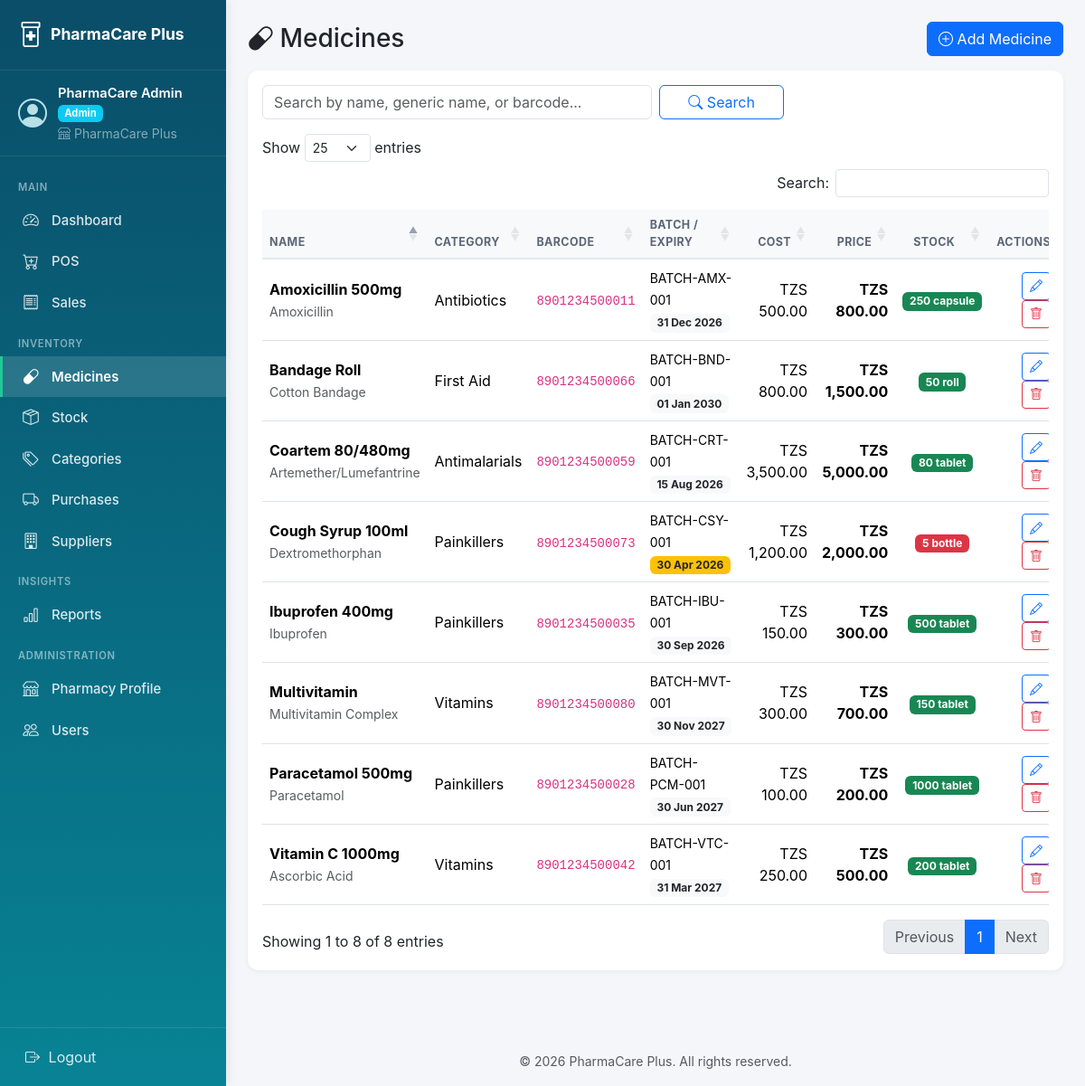
Screenshot of /index.php?page=medicines (signed in) with the database file from the repository.
### tables this page shows
CREATE TABLE medicines (
    id INT AUTO_INCREMENT PRIMARY KEY,
    pharmacy_id INT NOT NULL,
    barcode VARCHAR(64),
    name VARCHAR(150) NOT NULL,
    generic_name VARCHAR(150),
    category_id INT NULL,
    supplier_id INT NULL,
    unit VARCHAR(30) DEFAULT 'pcs',
    batch_number VARCHAR(80),
    expiry_date DATE,
    cost_price DECIMAL(12,2) DEFAULT 0.00,
    selling_price DECIMAL(12,2) DEFAULT 0.00,
    quantity INT DEFAULT 0,
    reorder_level INT DEFAULT 10,
    description TEXT,
    is_active TINYINT(1) DEFAULT 1,
    created_at TIMESTAMP DEFAULT CURRENT_TIMESTAMP,
    updated_at TIMESTAMP DEFAULT CURRENT_TIMESTAMP ON UPDATE CURRENT_TIMESTAMP,
    FOREIGN KEY (pharmacy_id) REFERENCES pharmacies(id) ON DELETE CASCADE,
    FOREIGN KEY (category_id) REFERENCES categories(id) ON DELETE SET NULL,
    FOREIGN KEY (supplier_id) REFERENCES suppliers(id) ON DELETE SET NULL,
    UNIQUE KEY uniq_pharmacy_barcode (pharmacy_id, barcode),
    INDEX idx_med_pharmacy (pharmacy_id),
    INDEX idx_name (name),
    INDEX idx_expiry (expiry_date)
);

CREATE TABLE categories (
    id INT AUTO_INCREMENT PRIMARY KEY,
    pharmacy_id INT NOT NULL,
    name VARCHAR(80) NOT NULL,
    description TEXT,
    created_at TIMESTAMP DEFAULT CURRENT_TIMESTAMP,
    FOREIGN KEY (pharmacy_id) REFERENCES pharmacies(id) ON DELETE CASCADE,
    INDEX idx_cat_pharmacy (pharmacy_id)
);

### controllers/MedicineController.php (called while the page is built, shortened)
<?php
require_once __DIR__ . '/../models/Medicine.php';
class MedicineController {
    private $medicine;
    public function __construct($db) {
        $this->medicine = new Medicine($db, currentPharmacyId());
    }
    public function index() {
        $search    = sanitize($_GET['search'] ?? '');
        $medicines = $this->medicine->all($search);
        require __DIR__ . '/../views/medicines/index.php';
    }
}

### index.php (called while the page is built, shortened)
<?php
require_once __DIR__ . '/config/config.php';
$db = (new Database())->getConnection();
$action = $_GET['action'] ?? 'index';
$controller = new $controllerName($db);
$methodMap = [
    'index'         => 'index',
    'create'        => 'create',
    'store'         => 'store',
    'edit'          => 'edit',
    'update'        => 'update',
    'delete'        => 'delete',
    'show'          => 'show',
    'invoice'       => 'invoice',
    'pos'           => 'pos',
    'sales'         => 'sales',
    'inventory'     => 'inventory',
    'expiry'        => 'expiry',
    'adjust'        => 'adjust',
    'storeAdjust'   => 'storeAdjust',
    'ajaxSearch'    => 'ajaxSearch',
    'ajaxBarcode'   => 'ajaxBarcode',
    'toggle'        => 'toggle',
    'rotateKey'     => 'rotateKey',
    'profile'           => 'profile',
    'updateProfile'     => 'updateProfile',
    'exportSalesPdf'    => 'exportSalesPdf',
    'exportInventoryPdf'=> 'exportInventoryPdf',
    'exportExpiryPdf'   => 'exportExpiryPdf',
];
$method = $methodMap[$action] ?? 'index';
$controller->$method();

### config/config.php (called while the page is built, shortened)
<?php
function url($path = '') {
    return BASE_URL . '/' . ltrim($path, '/');
}
function sanitize($value) {
    return htmlspecialchars(trim((string)$value), ENT_QUOTES, 'UTF-8');
}
function isLoggedIn() {
    return isset($_SESSION['user_id']);
}
function hasRole($roles) {
    return in_array($_SESSION['role'] ?? '', $roles, true);
}
function currentPharmacyId() {
    return $_SESSION['pharmacy_id'] ?? null;
}
function money($amount) {
    return CURRENCY . ' ' . number_format((float)$amount, 2);
}
function dateFmt($date, $format = 'd M Y') {
    return date($format, strtotime($date));
}

### models/Medicine.php (called while the page is built, shortened)
<?php
class Medicine {
    private $db;
    private $pharmacyId;
    public function __construct($db, $pharmacyId = null) {
        $this->db         = $db;
        $this->pharmacyId = $pharmacyId === null ? null : (int)$pharmacyId;
    }
    private function tenantClause($alias = 'm') {
        return $this->pharmacyId === null ? '' : " AND $alias.pharmacy_id = " . $this->pharmacyId;
    }
    public function all($search = '') {
        $sql = "SELECT m.*, c.name AS category_name, s.name AS supplier_name
                FROM medicines m
                LEFT JOIN categories c ON c.id = m.category_id
                LEFT JOIN suppliers  s ON s.id = m.supplier_id
                WHERE 1=1" . $this->tenantClause('m');
        $params = [];
        $sql .= " ORDER BY m.name ASC";
        $stmt = $this->db->prepare($sql);
        $stmt->execute($params);
        return $stmt->fetchAll();
    }
}

### views/medicines/index.php (the view, shortened to what this page needs)
<?php $pageTitle = 'Medicines'; require __DIR__ . '/../layouts/header.php'; ?>
<div class="d-flex justify-content-between align-items-center mb-3">
    <h3 class="mb-0"><i class="bi bi-capsule"></i> Medicines</h3>
    <?php if (hasRole(['admin','pharmacist'])): ?>
        <a href="<?= url('index.php?page=medicines&action=create') ?>" class="btn btn-primary">
            <i class="bi bi-plus-circle"></i> Add Medicine
        </a>
    <?php endif; ?>
</div>
<div class="card">
    <div class="card-body">
        <form method="GET" class="row g-2 mb-3">
            <div class="col-md-6">
                <input type="text" name="search" value="<?= sanitize($search) ?>" class="form-control" placeholder="Search by name, generic name, or barcode...">
            </div>
            <div class="col-md-2">
                <button class="btn btn-outline-primary w-100"><i class="bi bi-search"></i> Search</button>
            </div>
        </form>
        <div class="table-responsive">
            <table class="table table-hover align-middle js-datatable" data-order='[[0,"asc"]]'>
                <thead>
                <tr>
                    <th>Name</th>
                    <th>Category</th>
                    <th>Barcode</th>
                    <th>Batch / Expiry</th>
                    <th class="text-end">Cost</th>
                    <th class="text-end">Price</th>
                    <th class="text-center">Stock</th>
                    <th class="text-end dt-no-sort dt-no-export">Actions</th>
                </tr>
                </thead>
                <tbody>
                <?php foreach ($medicines as $m): ?>
                    <tr>
                        <td>
                            <strong><?= sanitize($m['name']) ?></strong>
                            <?php if (!empty($m['generic_name'])): ?>
                                <br><small class="text-muted"><?= sanitize($m['generic_name']) ?></small>
                            <?php endif; ?>
                        </td>
                        <td><?= sanitize($m['category_name'] ?? '-') ?></td>
                        <td><code><?= sanitize($m['barcode'] ?? '-') ?></code></td>
                        <td>
                            <small><?= sanitize($m['batch_number'] ?? '-') ?></small><br>
                            <?php if (!empty($m['expiry_date'])):
                                $isNear = strtotime($m['expiry_date']) < strtotime('+60 days'); ?>
                                <span class="badge <?= $isNear ? 'bg-warning text-dark' : 'bg-light text-dark' ?>">
                                    <?= dateFmt($m['expiry_date']) ?>
                                </span>
                            <?php else: ?> - <?php endif; ?>
                        </td>
                        <td class="text-end"><?= money($m['cost_price']) ?></td>
                        <td class="text-end"><strong><?= money($m['selling_price']) ?></strong></td>
                        <td class="text-center">
                            <?php
                            $low = $m['quantity'] <= $m['reorder_level'];
                            $cls = $low ? 'bg-danger' : 'bg-success';
                            ?>
                            <span class="badge <?= $cls ?>"><?= (int)$m['quantity'] ?> <?= sanitize($m['unit']) ?></span>
                        </td>
                        <td class="text-end">
                            <?php if (hasRole(['admin','pharmacist'])): ?>
                                <a href="<?= url('index.php?page=medicines&action=edit&id=' . $m['id']) ?>" class="btn btn-sm btn-outline-primary"><i class="bi bi-pencil"></i></a>
                            <?php endif; ?>
                            <?php if (hasRole(['admin'])): ?>
                                <form method="POST" action="<?= url('index.php?page=medicines&action=delete') ?>" class="d-inline"
                                      onsubmit="return confirm('Delete this medicine?');">
                                    <button type="submit" class="btn btn-sm btn-outline-danger"><i class="bi bi-trash"></i></button>
                                </form>
                            <?php endif; ?>
                        </td>
                    </tr>
                <?php endforeach; ?>
                </tbody>
            </table>
        </div>
    </div>
</div>
<?php require __DIR__ . '/../layouts/footer.php'; ?>

### rows the page displays
medicines: name "Amoxicillin 500mg", generic_name "Amoxicillin", category.name "Antibiotics", barcode "8901234500011", batch_number "BATCH-AMX-001", expiry_date "31 Dec 2026", cost_price "TZS 500.00", selling_price "TZS 800.00", quantity "250", unit "capsule"
medicines: name "Bandage Roll", generic_name "Cotton Bandage", category.name "First Aid", barcode "8901234500066", batch_number "BATCH-BND-001", expiry_date "01 Jan 2030", cost_price "TZS 800.00", selling_price "TZS 1,500.00", quantity "50", unit "roll"
medicines: name "Coartem 80/480mg", generic_name "Artemether/Lumefantrine", category.name "Antimalarials", barcode "8901234500059", batch_number "BATCH-CRT-001", expiry_date "15 Aug 2026", cost_price "TZS 3,500.00", selling_price "TZS 5,000.00", quantity "80", unit "tablet"
medicines: name "Cough Syrup 100ml", generic_name "Dextromethorphan", category.name "Painkillers", barcode "8901234500073", batch_number "BATCH-CSY-001", expiry_date "30 Apr 2026", cost_price "TZS 1,200.00", selling_price "TZS 2,000.00", quantity "5", unit "bottle"
medicines: name "Ibuprofen 400mg", generic_name "Ibuprofen", category.name "Painkillers", barcode "8901234500035", batch_number "BATCH-IBU-001", expiry_date "30 Sep 2026", cost_price "TZS 150.00", selling_price "TZS 300.00", quantity "500", unit "tablet"
medicines: name "Multivitamin", generic_name "Multivitamin Complex", category.name "Vitamins", barcode "8901234500080", batch_number "BATCH-MVT-001", expiry_date "30 Nov 2027", cost_price "TZS 300.00", selling_price "TZS 700.00", quantity "150", unit "tablet"
medicines: name "Paracetamol 500mg", generic_name "Paracetamol", category.name "Painkillers", barcode "8901234500028", batch_number "BATCH-PCM-001", expiry_date "30 Jun 2027", cost_price "TZS 100.00", selling_price "TZS 200.00", quantity "1000", unit "tablet"
medicines: name "Vitamin C 1000mg", generic_name "Ascorbic Acid", category.name "Vitamins", barcode "8901234500042", batch_number "BATCH-VTC-001", expiry_date "31 Mar 2027", cost_price "TZS 250.00", selling_price "TZS 500.00", quantity "200", unit "tablet"

### other values shown
APP_NAME "PharmaCare Plus"
$u['full_name'] "PharmaCare Admin"
$u['role'] "Admin"
$u['pharmacy_name'] "PharmaCare Plus"
